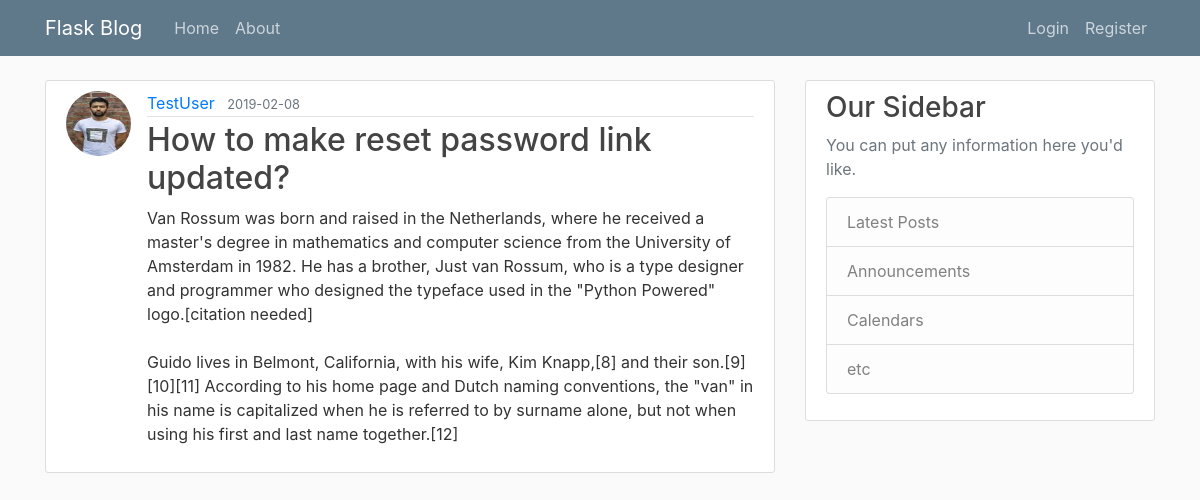
/post/11, run on the app's committed database.
### flaskblog/models.py (models this page shows, shortened)
class User(db.Model, UserMixin):
    id = db.Column(db.Integer, primary_key=True)
    username = db.Column(db.String(20), unique=True, nullable=False)
    email = db.Column(db.String(120), unique=True, nullable=False)
    password = db.Column(db.String(60), nullable=False)
    image_file = db.Column(db.String(20), nullable=False,
                           default='default.jpg')
    Posts = db.relationship('Post', backref='author', lazy=True)

class Post(db.Model):
    id = db.Column(db.Integer, primary_key=True)
    title = db.Column(db.String(100), nullable=False)
    date_posted = db.Column(db.DateTime, nullable=False,
                            default=datetime.utcnow)
    content = db.Column(db.Text(), nullable=False)
    user_id = db.Column(db.Integer, db.ForeignKey('user.id'), nullable=False)

### flaskblog/posts/routes.py (the view)
@posts.route("/post/<int:post_id>")
def post(post_id):
    post = Post.query.get_or_404(post_id)
    return render_template('post.html', title=post.title, post=post)

### flaskblog/templates/post.html (shortened to what this page needs)
{% extends "layout.html" %}
{% block content %}
    <article class="media content-section">
        <img class="rounded-circle article-img" src="{{ url_for('static', filename='profile_pics/' + post.author.image_file) }}">
        <div class="media-body">
            <div class="article-metadata">
                <a class="mr-2" href="{{ url_for('users.user_posts', username=post.author.username) }}">{{ post.author.username }}</a>
                <small class="text-muted">{{ post.date_posted.strftime('%Y-%m-%d') }}</small>
            </div>
            <h2 class="article-title">{{ post.title }}</h2>
            <p class="article-content">{{ post.content }}</p>
        </div>
    </article>
{% endblock content %}

### flaskblog/static/main.css (style rules this page uses)
body { background: #fafafa; color: #333333; margin-top: 5rem; }
h1, h2, h3, h4, h5, h6 { color: #444444; }
.content-section { background: #ffffff; padding: 10px 20px; border: 1px solid #dddddd; border-radius: 3px; margin-bottom: 20px; }
.article-title { color: #444444; }
.article-content { white-space: pre-line; }
.article-img { height: 65px; width: 65px; margin-right: 16px; }
.article-metadata { padding-bottom: 1px; margin-bottom: 4px; border-bottom: 1px solid #e3e3e3 }

### data on the page
User: image_file (picture), author.username "TestUser"
Post: date_posted "2019-02-08", title "How to make reset password link updated?", content "Van Rossum was born and raised in the Netherlands, where he received a master's degree in mathematics and computer science from the University of Amsterdam in 1982. He has a brother, Just van Rossum, who is a type designer and programmer who designed the typeface used in the \"Python Powered\" logo.[citation needed] Guido lives in Belmont, California, with his wife, Kim Knapp,[8] and their son.[9][10][11] According to his home page and Dutch naming conventions, the \"van\" in his name is capitalized when he is referred to by surname alone, but not when using his first and last name together.[12]"
